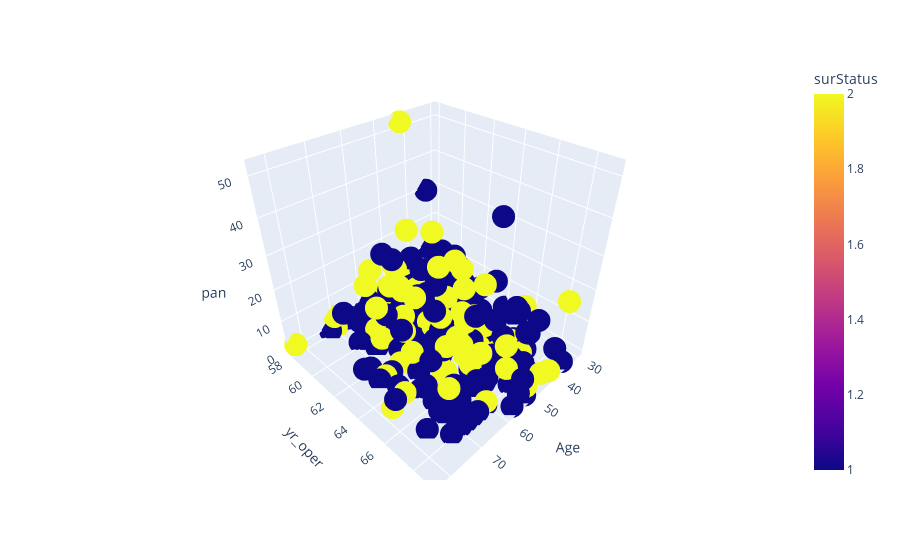

The notebook cell this image was saved under:
### Code cell
fig = px.scatter_3d(ds, x='Age', y='yr_oper', z='pan',color='surStatus')
fig.show()

### Figure 1 — Plotly figure (JSON) as saved in the notebook; plotly's stock layout.template omitted (floating-point values rounded to 4 significant figures; data arrays with more than 128 entries replaced by an {"elided": "..."} marker saying what was removed)
{"data": [{"hovertemplate": "Age=%{x}<br>yr_oper=%{y}<br>pan=%{z}<br>surStatus=%{marker.color}<extra></extra>", "legendgroup": "", "marker": {"color": {"elided": "306 int values"}, "coloraxis": "coloraxis", "symbol": "circle"}, "mode": "markers", "name": "", "scene": "scene", "showlegend": false, "type": "scatter3d", "x": {"elided": "306 int values"}, "y": {"elided": "306 int values"}, "z": {"elided": "306 int values"}}], "layout": {"coloraxis": {"colorbar": {"title": {"text": "surStatus"}}, "colorscale": [[0, "#0d0887"], [0.1111, "#46039f"], [0.2222, "#7201a8"], [0.3333, "#9c179e"], [0.4444, "#bd3786"], [0.5556, "#d8576b"], [0.6667, "#ed7953"], [0.7778, "#fb9f3a"], [0.8889, "#fdca26"], [1, "#f0f921"]]}, "legend": {"tracegroupgap": 0}, "margin": {"t": 60}, "scene": {"domain": {"x": [0, 1], "y": [0, 1]}, "xaxis": {"title": {"text": "Age"}}, "yaxis": {"title": {"text": "yr_oper"}}, "zaxis": {"title": {"text": "pan"}}}}}
